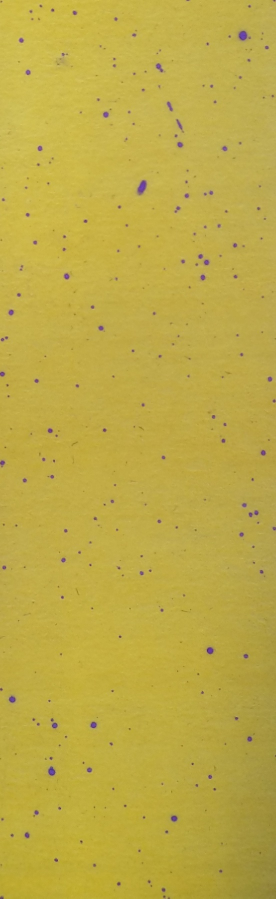
#> input picture img/IMG_20190621_094138_seg.jpg, 552 x 1797 px (shown at 1/2 size); its folder holds only this picture in this run
$ python seg.py --image img/IMG_20190621_094138_seg.jpg
#> lines starting #> are read from the running program, lines starting #| are printed output that depends on the picture; after the words box and inside, x2 and y2 are one past the last pixel; in counts of white or black regions, pixels touching at a corner belong together
# import the necessary packages
from imutils.perspective import four_point_transform
from scipy.spatial import distance as dist
from imutils import contours
import cv2
import imutils
import argparse
import numpy as np


def order_points(pts):
	# sort the points based on their x-coordinates
	xSorted = pts[np.argsort(pts[:, 0]), :]

	# grab the left-most and right-most points from the sorted
	# x-roodinate points
	leftMost = xSorted[:2, :]
	rightMost = xSorted[2:, :]

	# now, sort the left-most coordinates according to their
	# y-coordinates so we can grab the top-left and bottom-left
	# points, respectively
	leftMost = leftMost[np.argsort(leftMost[:, 1]), :]
	(tl, bl) = leftMost

	# now that we have the top-left coordinate, use it as an
	# anchor to calculate the Euclidean distance between the
	# top-left and right-most points; by the Pythagorean
	# theorem, the point with the largest distance will be
	# our bottom-right point
	D = dist.cdist(tl[np.newaxis,:], rightMost, "euclidean")[0]
	(br, tr) = rightMost[np.argsort(D)[::-1], :]

	# return the coordinates in top-left, top-right,
	# bottom-right, and bottom-left order
	return np.array([tl, tr, br, bl], dtype="float32")


ap = argparse.ArgumentParser()
ap.add_argument("-i", "--image", required=True, help="path to the input image")
ap.add_argument("-s", "--show", action="store_true", help="show image for each steps")
ap.add_argument("-w", "--write", action="store_true", help="store the proccessed wrap image")
args = ap.parse_args()
image = cv2.imread(args.image)
#> image is the input picture: shape (1797, 552, 3); mean B, G, R 70.3, 171, 190.4

if args.show:
    show_list = []

# load the input image and show its dimensions, keeping in mind that
# images are represented as a multi-dimensional NumPy array with
# shape no. rows (height) x no. columns (width) x no. channels (depth)
width = 450
resized = imutils.resize(image, width=width)
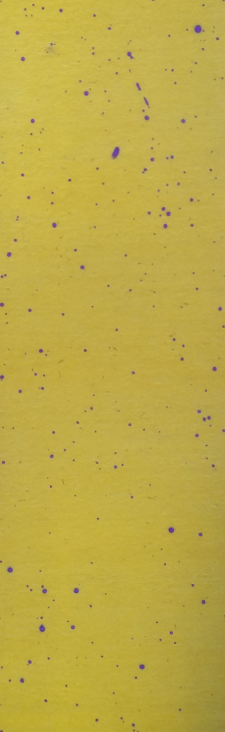
#> resized: shape (1464, 450, 3) (shown at 1/2 size); mean B, G, R 70.3, 171, 190.4
if args.show:
    show_list.append(resized)

ratio = image.shape[1] / width
# blurred = cv2.GaussianBlur(resized, (5, 5), 0)
blurred = cv2.medianBlur(resized, 15)
if args.show:
    show_list.append(blurred)

# define the list of boundaries
boundary = ([20, 120, 110], [90, 200, 220])

# create NumPy arrays from the boundaries
lower = np.array(boundary[0], dtype = "uint8")
upper = np.array(boundary[1], dtype = "uint8")

# find the colors within the specified boundaries and apply
# the mask
mask = cv2.inRange(blurred, lower, upper)
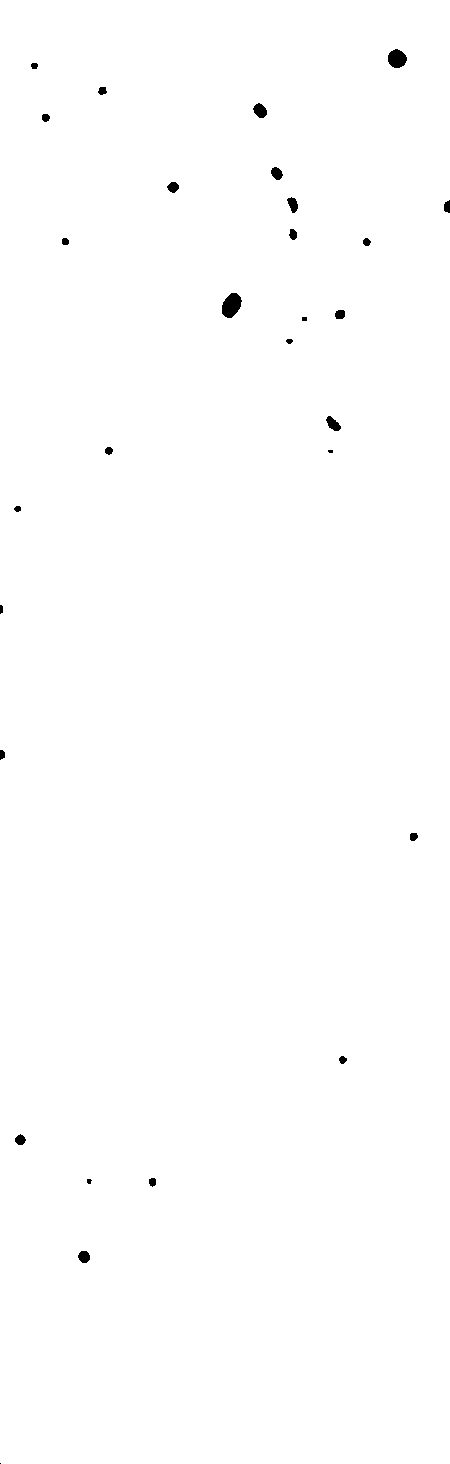
#> mask: shape (1464, 450); 99.7% white; 29 black regions (2 under 20 px), largest, box (x1, y1, x2, y2) and area: (222, 293, 242, 318) 357, (388, 49, 407, 68) 272, (253, 103, 267, 118) 146
output = cv2.bitwise_and(blurred, blurred, mask = mask)
if args.show:
    show_list.append(output)

# gray = cv2.cvtColor(output, cv2.COLOR_BGR2GRAY)
gray = cv2.cvtColor(output, cv2.COLOR_BGR2GRAY)
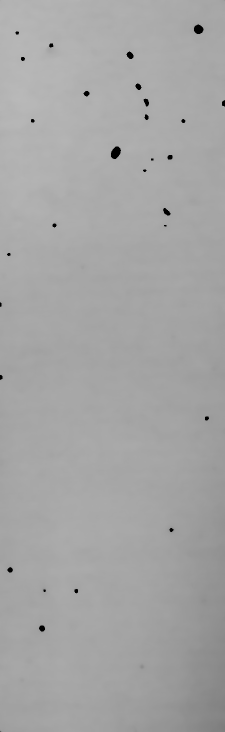
#> gray: shape (1464, 450) (shown at 1/2 size); min 0, max 185, mean 165.4
if args.show:
    show_list.append(gray)

preCnts = cv2.Canny(gray, 30, 150)
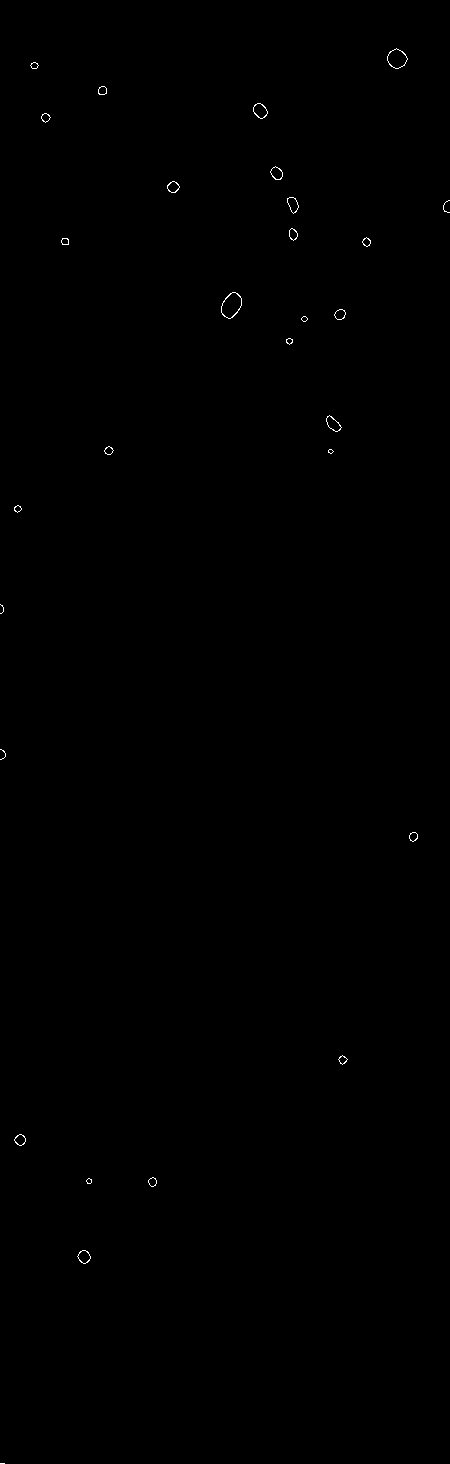
#> preCnts: shape (1464, 450); 0.13% white in thin lines or dots
# preCnts = cv2.threshold(gray, 115, 255, cv2.THRESH_BINARY)[1]

kernel = np.ones((10,10),np.uint8)
preCnts = cv2.dilate(preCnts, kernel = kernel, iterations = 1)
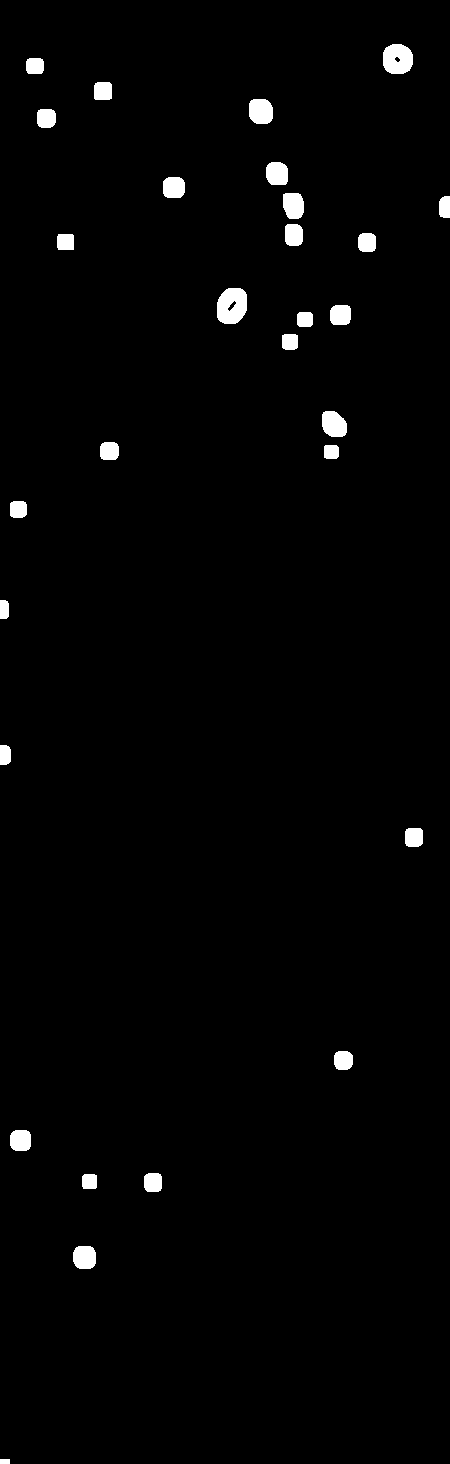
#> preCnts: shape (1464, 450); 1.6% white; 29 white regions, largest, box (x1, y1, x2, y2) and area: (217, 288, 247, 324) 885, (383, 44, 413, 74) 748, (322, 411, 347, 437) 534
preCnts = cv2.erode(preCnts, kernel = kernel,iterations = 1)
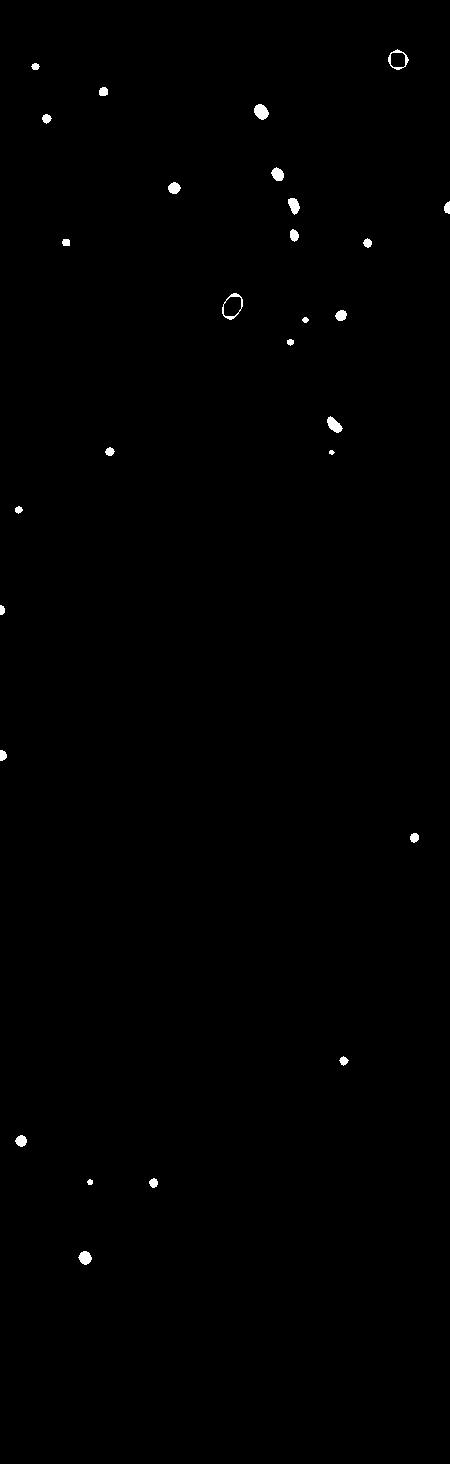
#> preCnts: shape (1464, 450); 0.34% white; 28 white regions

if args.show:
    show_list.append(preCnts)


# find contours in the thresholded image
cnts = cv2.findContours(preCnts.copy(), cv2.RETR_LIST, cv2.CHAIN_APPROX_SIMPLE)
#> cnts = 30 contours, 2 with area under 20; largest, box (x1, y1, x2, y2) and area: (222, 293, 243, 320) 372, (223, 296, 242, 317) 303, (388, 49, 409, 70) 278, (390, 52, 406, 68) 212, (254, 104, 269, 120) 152
cnts = imutils.grab_contours(cnts)
if args.show:
    resized_1 = resized.copy()
    cv2.drawContours(resized_1, cnts, -1, [0, 255, 0], 2)
    show_list.append(resized_1)

paperCnt = None
paperCntPoly = None

# ensure that at least one contour was found
if len(cnts) > 0:
	# sort the contours according to their size in
	# descending order
    cnts = sorted(cnts, key=cv2.contourArea, reverse=True)

	# loop over the sorted contours
    for c in cnts:
        # approximate the contour
        peri = cv2.arcLength(c, True)
        approx = cv2.approxPolyDP(c, 0.05 * peri, True)

        # if our approximated contour has four points,
        # then we can assume we have found the paper
        if len(approx) == 4:
            paperCnt = approx
            paperCntPoly = c
            break
#> this loop made 1 pass
#> (peri, paperCnt) on pass 1: (74.43, [[236, 293], [222, 307], [229, 319], [242, 306]])


# apply a four point perspective transform to both the
# original image and grayscale image to obtain a top-down
# birds eye view of the paper
resized_2 = resized.copy()
cv2.drawContours(resized_2, [paperCnt], -1, [0, 255, 0], 2)
#> resized_2: shape (1464, 450, 3); 0.03% of pixels changed, all inside (x1, y1, x2, y2) = (221, 292, 244, 321)

# warped = four_point_transform(image, ratio*paperCnt.reshape(4, 2))


# sort vertices clockwise by order_points
# and create a new empty array for inscribed rectangle
paperCntInscribe = np.zeros_like(paperCnt)
paperCnt = order_points(paperCnt.reshape(4, 2))
#> in order_points, `xSorted = pts[np.argsort(pts[:, 0]), :]`: xSorted = [[222, 307], [229, 319], [236, 293], [242, 306]]
#> in order_points, `leftMost = xSorted[:2, :]`: leftMost = [[222, 307], [229, 319]]
#> in order_points, `rightMost = xSorted[2:, :]`: rightMost = [[236, 293], [242, 306]]
#> in order_points, `(tl, bl) = leftMost`: tl = [222, 307]; bl = [229, 319]
#> in order_points, `D = dist.cdist(tl[np.newaxis,:], rightMost, "euclidean")[0]`: D = [19.8, 20.02]
#> in order_points, `(br, tr) = rightMost[np.argsort(D)[::-1], :]`: br = [242, 306]; tr = [236, 293]
#> paperCnt = [[222, 307], [236, 293], [242, 306], [229, 319]]

# compare value for upper bound, lower bound,
# right bound and left bound respectively
paperCntInscribe[:2, :, 1] = np.max(paperCnt[:2, 1])
paperCntInscribe[2:, :, 1] = np.min(paperCnt[2:, 1])
paperCntInscribe[1:3, :, 0] = np.min(paperCnt[1:3, 0])
paperCntInscribe[[0, 3], :, 0] = np.max(paperCnt[[0, 3], 0])


cv2.drawContours(resized_2, [paperCntInscribe], -1, [0, 0, 255], 2)
#> resized_2: shape (1464, 450, 3); mean B, G, R 70.3, 171, 190.3
warped = four_point_transform(image, ratio*paperCntInscribe.reshape(4, 2))
#> warped = [[84, 179, 199], [84, 179, 199], [84, 179, 199], [84, 179, 199], [84, 179, 199], [84, 179, 199], [84, 179, 199], [84, 179, 199]]

# show poccess loop
if args.show :
    show_list.append(resized_2)
    for i, img in enumerate(show_list):
        cv2.imshow("step:{}".format(i), img)
        cv2.waitKey(0)
else :
    cv2.imshow('final step', resized_2)
    cv2.waitKey(0)

cv2.imshow("ROI", warped)
cv2.waitKey(0)
cv2.destroyAllWindows()

if args.write:
    image_name = (args.image).split(".")[1].split("/")[2]
    cv2.imwrite("./img/{}_seg.jpg".format(image_name), warped)

$ run again, on img/IMG_20190621_094153_seg.jpg
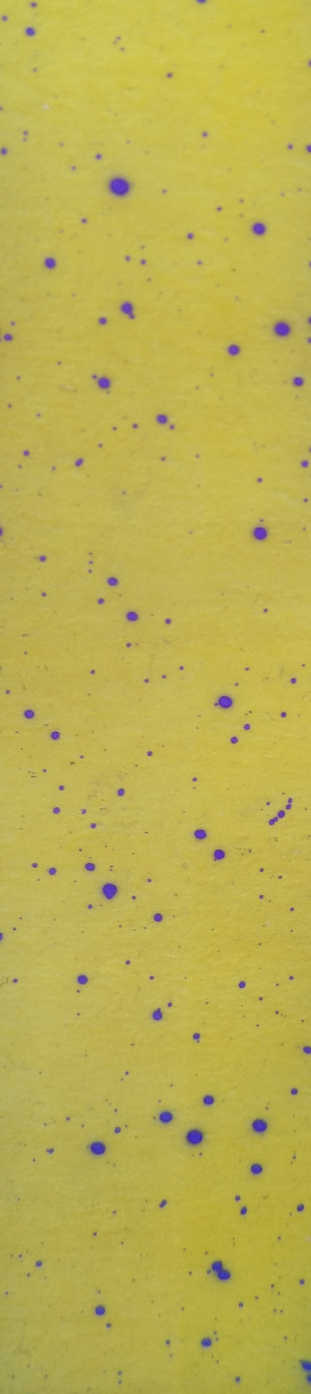
#> input picture img/IMG_20190621_094153_seg.jpg, 622 x 2787 px (shown at 1/2 size)
#> image is the input picture: shape (2787, 622, 3); mean B, G, R 81.2, 177, 188.7
#> `mask = cv2.inRange(blurred, lower, upper)`:
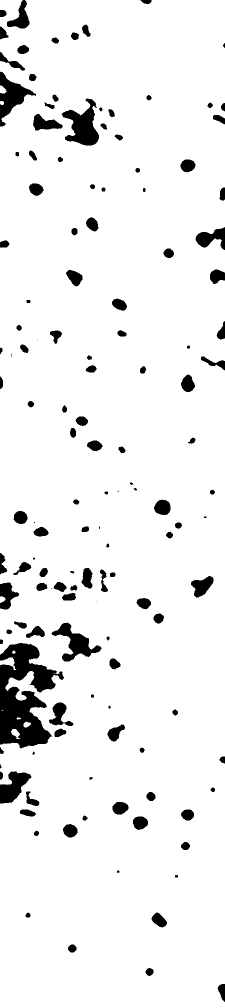
#> mask: shape (2016, 450) (shown at 1/2 size); 93.3% white; 139 black regions (10 under 20 px), largest, box (x1, y1, x2, y2) and area: (0, 1286, 128, 1497) 14727, (123, 197, 198, 291) 3644, (0, 143, 72, 253) 2980
#> cnts = 180 contours, 13 with area under 20; largest, box (x1, y1, x2, y2) and area: (0, 1286, 148, 1509) 4590, (124, 197, 206, 293) 3938, (129, 219, 199, 292) 3159, (104, 1246, 204, 1324) 2953, (118, 1247, 183, 1313) 1993
#> the loop `for c in cnts:` made 1 pass
#> (peri, paperCnt) on pass 1: (1708.2, [[61, 1288], [99, 1477], [0, 1508], [147, 1450]])
#> xSorted = [[0, 1508], [61, 1288], [99, 1477], [147, 1450]]
#> in order_points, `leftMost = xSorted[:2, :]`: leftMost = [[0, 1508], [61, 1288]]
#> rightMost = [[99, 1477], [147, 1450]]
#> in order_points, `leftMost = leftMost[np.argsort(leftMost[:, 1]), :]`: leftMost = [[61, 1288], [0, 1508]]
#> tl = [61, 1288]; bl = [0, 1508]
#> D = [192.8, 183.4]
#> br = [99, 1477]; tr = [147, 1450]
#> `paperCnt = order_points(paperCnt.reshape(4, 2))`: paperCnt = [[61, 1288], [147, 1450], [99, 1477], [0, 1508]]
#> `warped = four_point_transform(image, ratio*paperCntInscribe.reshape(4,..`:
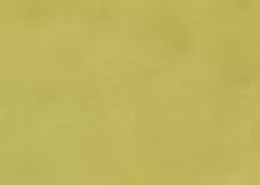
#> warped: shape (37, 52, 3) (shown 5 times larger); mean B, G, R 92.3, 180.5, 190.2

$ run again, on img/IMG_20190621_094142_seg.jpg
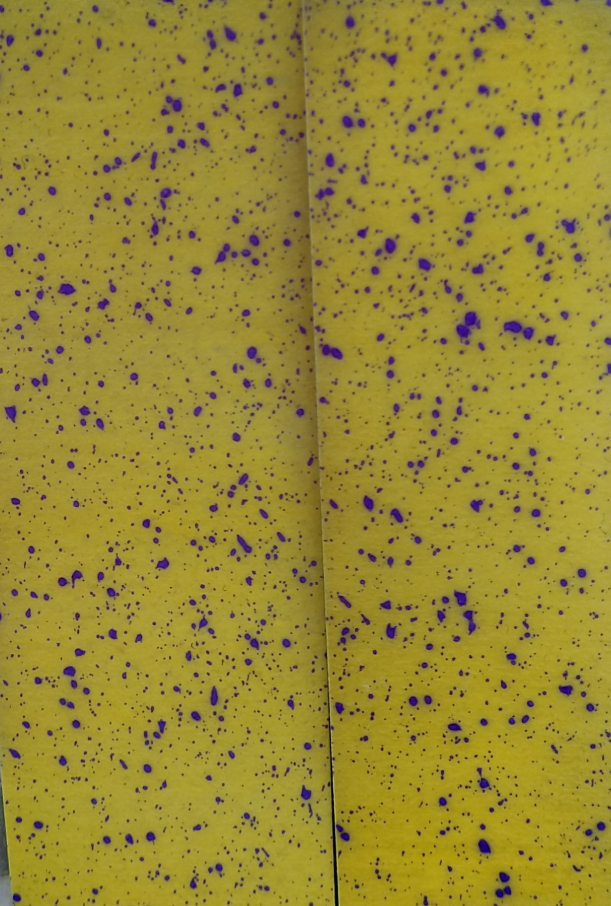
#> input picture img/IMG_20190621_094142_seg.jpg, 1221 x 1812 px (shown at 1/2 size)
#> image is the input picture: shape (1812, 1221, 3); mean B, G, R 51.9, 137.3, 152.9
#> `mask = cv2.inRange(blurred, lower, upper)`:
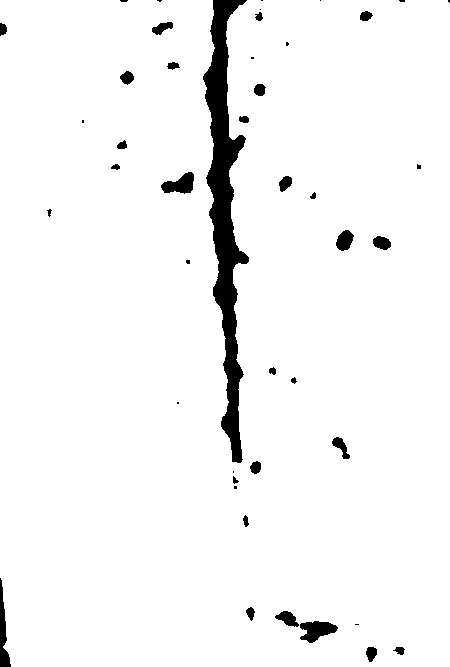
#> mask: shape (667, 450); 95.9% white; 45 black regions (16 under 20 px), largest, box (x1, y1, x2, y2) and area: (203, 0, 249, 463) 8346, (300, 621, 338, 643) 518, (0, 578, 11, 667) 473
#> cnts = 42 contours, 12 with area under 20; largest, box (x1, y1, x2, y2) and area: (203, 0, 263, 490) 2438, (222, 338, 243, 439) 1353, (276, 611, 339, 645) 792, (161, 172, 196, 195) 476, (307, 622, 332, 642) 377
#> the loop `for c in cnts:` made 4 passes
#> (peri, paperCnt) on pass 4: (97.01, [[194, 174], [161, 187], [166, 194], [190, 194]])
#> xSorted = [[161, 187], [166, 194], [190, 194], [194, 174]]
#> leftMost = [[161, 187], [166, 194]]
#> rightMost = [[190, 194], [194, 174]]
#> tl = [161, 187]; bl = [166, 194]
#> D = [29.83, 35.47]
#> br = [194, 174]; tr = [190, 194]
#> `paperCnt = order_points(paperCnt.reshape(4, 2))`: paperCnt = [[161, 187], [190, 194], [194, 174], [166, 194]]
#> `warped = four_point_transform(image, ratio*paperCntInscribe.reshape(4,..`:
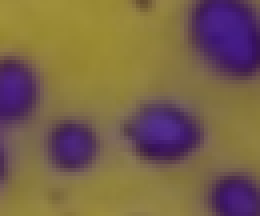
#> warped: shape (54, 65, 3) (shown 4 times larger); mean B, G, R 74.5, 98.3, 120.5
